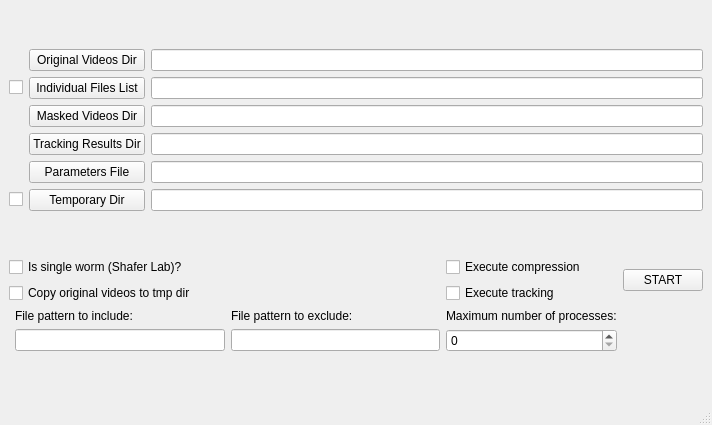
<?xml version="1.0" encoding="UTF-8"?>
<ui version="4.0">
 <class>BatchProcessing</class>
 <widget class="QMainWindow" name="BatchProcessing">
  <property name="geometry">
   <rect>
    <x>0</x>
    <y>0</y>
    <width>712</width>
    <height>425</height>
   </rect>
  </property>
  <property name="windowTitle">
   <string>Batch Processing</string>
  </property>
  <widget class="QWidget" name="centralwidget">
   <layout class="QVBoxLayout" name="verticalLayout_2">
    <item>
     <layout class="QVBoxLayout" name="verticalLayout">
      <item>
       <layout class="QGridLayout" name="gridLayout_2">
        <item row="0" column="2">
         <widget class="QLineEdit" name="lineEdit_videosDir"/>
        </item>
        <item row="0" column="1">
         <widget class="QPushButton" name="pushButton_videosDir">
          <property name="text">
           <string>Original Videos Dir</string>
          </property>
         </widget>
        </item>
        <item row="5" column="2">
         <widget class="QLineEdit" name="lineEdit_tmpDir"/>
        </item>
        <item row="1" column="2">
         <widget class="QLineEdit" name="lineEdit_txtFileList">
          <property name="enabled">
           <bool>true</bool>
          </property>
         </widget>
        </item>
        <item row="2" column="2">
         <widget class="QLineEdit" name="lineEdit_masksDir"/>
        </item>
        <item row="5" column="1">
         <widget class="QPushButton" name="pushButton_tmpDir">
          <property name="text">
           <string>Temporary Dir</string>
          </property>
         </widget>
        </item>
        <item row="1" column="1">
         <widget class="QPushButton" name="pushButton_txtFileList">
          <property name="enabled">
           <bool>true</bool>
          </property>
          <property name="text">
           <string>Individual Files List</string>
          </property>
         </widget>
        </item>
        <item row="2" column="1">
         <widget class="QPushButton" name="pushButton_masksDir">
          <property name="text">
           <string>Masked Videos Dir</string>
          </property>
         </widget>
        </item>
        <item row="3" column="2">
         <widget class="QLineEdit" name="lineEdit_resultsDir"/>
        </item>
        <item row="4" column="1">
         <widget class="QPushButton" name="pushButton_paramFile">
          <property name="text">
           <string>Parameters File</string>
          </property>
         </widget>
        </item>
        <item row="3" column="1">
         <widget class="QPushButton" name="pushButton_resultsDir">
          <property name="text">
           <string>Tracking Results Dir</string>
          </property>
         </widget>
        </item>
        <item row="1" column="0">
         <widget class="QCheckBox" name="checkBox_txtFileList">
          <property name="sizePolicy">
           <sizepolicy hsizetype="Maximum" vsizetype="Fixed">
            <horstretch>0</horstretch>
            <verstretch>0</verstretch>
           </sizepolicy>
          </property>
          <property name="text">
           <string/>
          </property>
         </widget>
        </item>
        <item row="5" column="0">
         <widget class="QCheckBox" name="checkBox_tmpDir">
          <property name="sizePolicy">
           <sizepolicy hsizetype="Maximum" vsizetype="Fixed">
            <horstretch>0</horstretch>
            <verstretch>0</verstretch>
           </sizepolicy>
          </property>
          <property name="text">
           <string/>
          </property>
         </widget>
        </item>
        <item row="4" column="2">
         <widget class="QLineEdit" name="lineEdit_paramFile"/>
        </item>
       </layout>
      </item>
     </layout>
    </item>
    <item>
     <layout class="QHBoxLayout" name="horizontalLayout_2">
      <item>
       <layout class="QGridLayout" name="gridLayout_3">
        <item row="0" column="4" rowspan="2">
         <widget class="QPushButton" name="pushButton_start">
          <property name="text">
           <string>START</string>
          </property>
         </widget>
        </item>
        <item row="0" column="3">
         <widget class="QCheckBox" name="checkBox_isCompress">
          <property name="text">
           <string>Execute compression</string>
          </property>
         </widget>
        </item>
        <item row="2" column="3">
         <widget class="QLabel" name="label_numMaxProc">
          <property name="sizePolicy">
           <sizepolicy hsizetype="Preferred" vsizetype="Maximum">
            <horstretch>0</horstretch>
            <verstretch>0</verstretch>
           </sizepolicy>
          </property>
          <property name="text">
           <string>Maximum number of processes:</string>
          </property>
         </widget>
        </item>
        <item row="1" column="3">
         <widget class="QCheckBox" name="checkBox_isTrack">
          <property name="text">
           <string>Execute tracking</string>
          </property>
         </widget>
        </item>
        <item row="0" column="0" colspan="2">
         <widget class="QCheckBox" name="checkBox_isSingleWorm">
          <property name="text">
           <string>Is single worm (Shafer Lab)?</string>
          </property>
         </widget>
        </item>
        <item row="3" column="3">
         <widget class="QSpinBox" name="spinBox_numMaxProc"/>
        </item>
        <item row="3" column="2">
         <widget class="QLineEdit" name="lineEdit_patternExc"/>
        </item>
        <item row="3" column="1">
         <widget class="QLineEdit" name="lineEdit_patternIn"/>
        </item>
        <item row="2" column="1">
         <widget class="QLabel" name="label_patternIn">
          <property name="sizePolicy">
           <sizepolicy hsizetype="Preferred" vsizetype="Maximum">
            <horstretch>0</horstretch>
            <verstretch>0</verstretch>
           </sizepolicy>
          </property>
          <property name="text">
           <string>File pattern to include:</string>
          </property>
         </widget>
        </item>
        <item row="2" column="2">
         <widget class="QLabel" name="label_patternExc">
          <property name="sizePolicy">
           <sizepolicy hsizetype="Preferred" vsizetype="Maximum">
            <horstretch>0</horstretch>
            <verstretch>0</verstretch>
           </sizepolicy>
          </property>
          <property name="text">
           <string>File pattern to exclude:</string>
          </property>
         </widget>
        </item>
        <item row="1" column="0" colspan="2">
         <widget class="QCheckBox" name="checkBox_isCopyVideo">
          <property name="text">
           <string>Copy original videos to tmp dir</string>
          </property>
         </widget>
        </item>
       </layout>
      </item>
     </layout>
    </item>
   </layout>
  </widget>
  <widget class="QMenuBar" name="menubar">
   <property name="geometry">
    <rect>
     <x>0</x>
     <y>0</y>
     <width>712</width>
     <height>22</height>
    </rect>
   </property>
  </widget>
  <widget class="QStatusBar" name="statusbar"/>
 </widget>
 <resources/>
 <connections/>
</ui>
